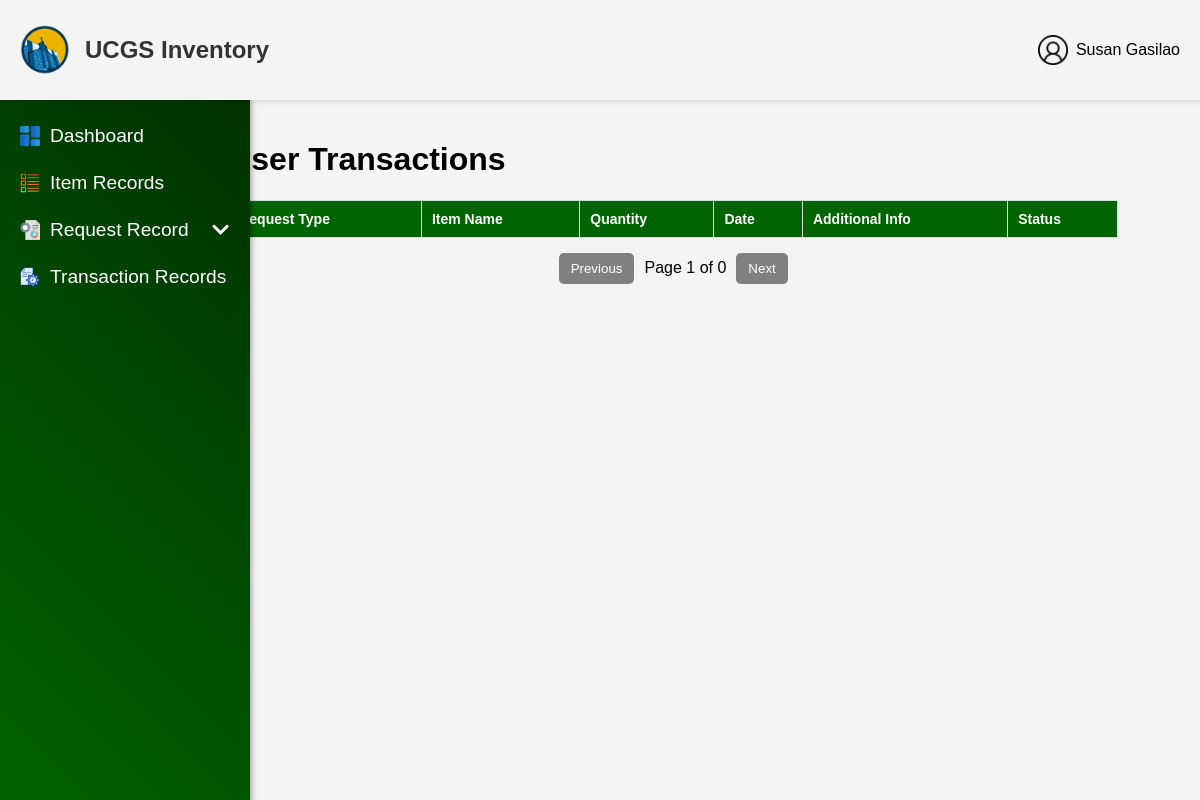
Before: /user/UserTransaction.php (signed in) with the older database file.
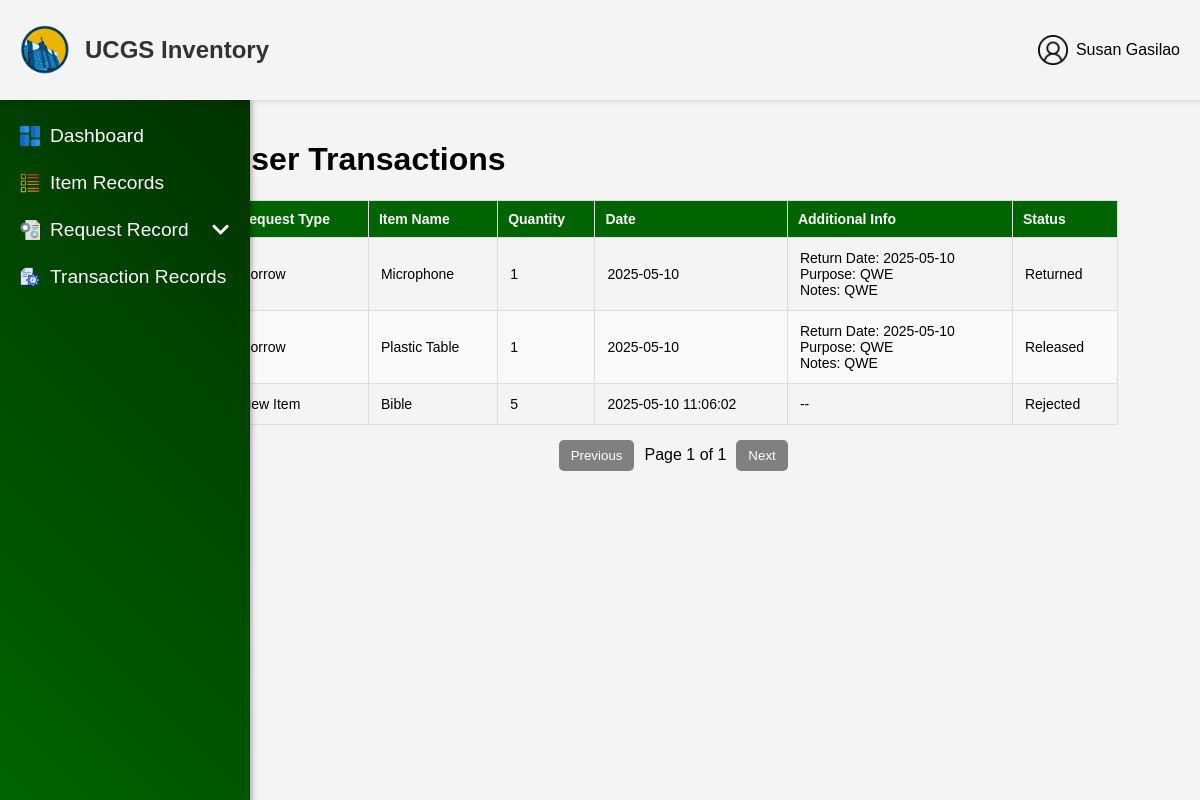
After: the same page with the newer database file.
### tables this page shows
CREATE TABLE `borrow_requests` (
  `borrow_id` int(11) NOT NULL,
  `user_id` int(11) NOT NULL,
  `item_id` int(11) NOT NULL,
  `quantity` int(11) NOT NULL,
  `date_needed` date NOT NULL,
  `return_date` date NOT NULL,
  `purpose` text NOT NULL,
  `notes` text DEFAULT NULL,
  `status` enum('Pending','Approved','Rejected','For Checking','For Releasing','Released','Return Pending','Returned') NOT NULL DEFAULT 'Pending',
  `request_date` datetime NOT NULL DEFAULT current_timestamp(),
  `transaction_id` int(11) DEFAULT NULL,
  `item_name` varchar(255) DEFAULT NULL,
  `processed_at` datetime DEFAULT NULL,
  `rejection_reason` text DEFAULT NULL,
  `return_status` varchar(20) DEFAULT NULL,
  `return_reason` text DEFAULT NULL
);

CREATE TABLE `items` (
  `item_id` int(11) NOT NULL,
  `created_by` int(11) DEFAULT NULL,
  `item_no` varchar(50) NOT NULL,
  `item_name` varchar(255) NOT NULL,
  `description` text DEFAULT NULL,
  `quantity` int(11) NOT NULL,
  `availability` int(11) NOT NULL DEFAULT 0,
  `unit` varchar(10) NOT NULL DEFAULT 'pcs',
  `status` enum('Available','Out of Stock','Low Stock') NOT NULL,
  `model_no` varchar(50) DEFAULT NULL,
  `item_category` varchar(50) NOT NULL DEFAULT '',
  `item_location` varchar(50) DEFAULT NULL,
  `expiration` date DEFAULT NULL,
  `brand` varchar(50) DEFAULT NULL,
  `deleted_at` datetime DEFAULT NULL,
  `last_updated` datetime NOT NULL DEFAULT current_timestamp() ON UPDATE current_timestamp(),
  `created_at` datetime NOT NULL DEFAULT current_timestamp()
);

CREATE TABLE `new_item_requests` (
  `request_id` int(11) NOT NULL,
  `user_id` int(11) NOT NULL,
  `item_name` varchar(255) NOT NULL,
  `item_category` varchar(50) NOT NULL,
  `quantity` int(11) NOT NULL,
  `item_unit` varchar(50) NOT NULL,
  `purpose` text NOT NULL,
  `notes` text DEFAULT NULL,
  `status` enum('Pending','Approved','Rejected') NOT NULL DEFAULT 'Pending',
  `request_date` datetime NOT NULL DEFAULT current_timestamp(),
  `ministry` enum('UCM','CWA','CHOIR','PWT','CYF') NOT NULL
);

### user/UserTransaction.php (the view, shortened to what the changed rows need)
<?php
include '../config/db_connection.php';
function getCurrentUser($conn) {
    $userId = $_SESSION['user_id'];
    $stmt = $conn->prepare("SELECT username, email, user_id FROM users WHERE user_id = ?");
    $stmt->bind_param("i", $userId);
    $stmt->execute();
    $result = $stmt->get_result();
    $user = $result->fetch_assoc();
    return $user;
}
$currentUser = getCurrentUser($conn);
$currentUserId = $currentUser['user_id'];
$rowsPerPage = 10;
$page = isset($_GET['page']) ? (int)$_GET['page'] : 1;
$page = max($page, 1);
$offset = ($page - 1) * $rowsPerPage;
$borrowRequestsQuery = "
    SELECT
        borrow_requests.item_id,
        items.item_name,
        borrow_requests.quantity,
        borrow_requests.date_needed,
        borrow_requests.return_date,
        borrow_requests.purpose,
        borrow_requests.notes,
        borrow_requests.status
    FROM borrow_requests
    JOIN items ON borrow_requests.item_id = items.item_id
    WHERE borrow_requests.user_id = ?
    LIMIT ? OFFSET ?
";
$borrowRequestsStmt = $conn->prepare($borrowRequestsQuery);
$borrowRequestsStmt->bind_param("iii", $currentUserId, $rowsPerPage, $offset);
$borrowRequestsStmt->execute();
$borrowRequestsResult = $borrowRequestsStmt->get_result();
$newItemRequestsQuery = "
    SELECT
        new_item_requests.item_name,
        new_item_requests.quantity,
        new_item_requests.request_date AS date_requested,
        new_item_requests.status
    FROM new_item_requests
    WHERE new_item_requests.user_id = ?
    LIMIT ? OFFSET ?
";
$newItemRequestsStmt = $conn->prepare($newItemRequestsQuery);
$newItemRequestsStmt->bind_param("iii", $currentUserId, $rowsPerPage, $offset);
$newItemRequestsStmt->execute();
$newItemRequestsResult = $newItemRequestsStmt->get_result();
$totalRowsQuery = "
    SELECT
        (SELECT COUNT(*) FROM borrow_requests WHERE user_id = ?) +
        (SELECT COUNT(*) FROM new_item_requests WHERE user_id = ?) +
        (SELECT COUNT(*) FROM return_requests
         JOIN borrow_requests ON return_requests.borrow_id = borrow_requests.borrow_id
         WHERE borrow_requests.user_id = ?) AS total_rows
";
$totalRowsStmt = $conn->prepare($totalRowsQuery);
$totalRowsStmt->bind_param("iii", $currentUserId, $currentUserId, $currentUserId);
$totalRowsStmt->execute();
$totalRowsResult = $totalRowsStmt->get_result();
$totalRows = $totalRowsResult->fetch_assoc()['total_rows'];
$totalPages = ceil($totalRows / $rowsPerPage);
?>
<!DOCTYPE html>
<html lang="en">
<head>
    <link rel="stylesheet" href="../css/UserTransaction.css">
    <link rel="stylesheet" href="https://cdnjs.cloudflare.com/ajax/libs/font-awesome/6.5.1/css/all.min.css"
>
</head>
<body>
<main class="main-content">
    <h1>User Transactions</h1>
    <table class="transaction-table">
        <thead>
            <tr>
                <th>Request Type</th>
                <th>Item Name</th>
                <th>Quantity</th>
                <th>Date</th>
                <th>Additional Info</th>
                <th>Status</th>
            </tr>
        </thead>
        <tbody>
            <?php while ($request = $borrowRequestsResult->fetch_assoc()): ?>
                <tr>
                    <td>Borrow</td>
                    <td><?php echo htmlspecialchars($request['item_name']); ?></td>
                    <td><?php echo htmlspecialchars($request['quantity']); ?></td>
                    <td><?php echo htmlspecialchars($request['date_needed']); ?></td>
                    <td>Return Date: <?php echo htmlspecialchars($request['return_date']); ?><br>Purpose: <?php echo htmlspecialchars($request['purpose']); ?><br>Notes: <?php echo htmlspecialchars($request['notes']); ?></td>
                    <td><?php echo htmlspecialchars($request['status']); ?></td>
                </tr>
            <?php endwhile; ?>
            <?php while ($newRequest = $newItemRequestsResult->fetch_assoc()): ?>
                <tr>
                    <td>New Item</td>
                    <td><?php echo htmlspecialchars($newRequest['item_name']); ?></td>
                    <td><?php echo htmlspecialchars($newRequest['quantity']); ?></td>
                    <td><?php echo htmlspecialchars($newRequest['date_requested']); ?></td>
                    <td>--</td>
                    <td><?php echo htmlspecialchars($newRequest['status']); ?></td>
                </tr>
            <?php endwhile; ?>
        </tbody>
    </table>
    <div class="pagination">
        <button onclick="changePage(<?php echo max(1, $page - 1); ?>)" <?php echo ($page <= 1) ? 'disabled' : ''; ?>>Previous</button>
        <span>Page <?php echo $page; ?> of <?php echo $totalPages; ?></span>
        <button onclick="changePage(<?php echo min($totalPages, $page + 1); ?>)" <?php echo ($page >= $totalPages) ? 'disabled' : ''; ?>>Next</button>
    </div>
</body>
</html>

Changed rows visible on the page:
added borrow_requests: item.item_name "Microphone", quantity "1", date_needed "2025-05-10", return_date "2025-05-10", purpose "QWE", notes "QWE", status "Returned"
added borrow_requests: item.item_name "Plastic Table", quantity "1", date_needed "2025-05-10", return_date "2025-05-10", purpose "QWE", notes "QWE", status "Released"
added new_item_requests: item_name "Bible", quantity "5", request_date "2025-05-10 11:06:02", status "Rejected"
Other visible differences:
$totalPages: "0" → "1"
